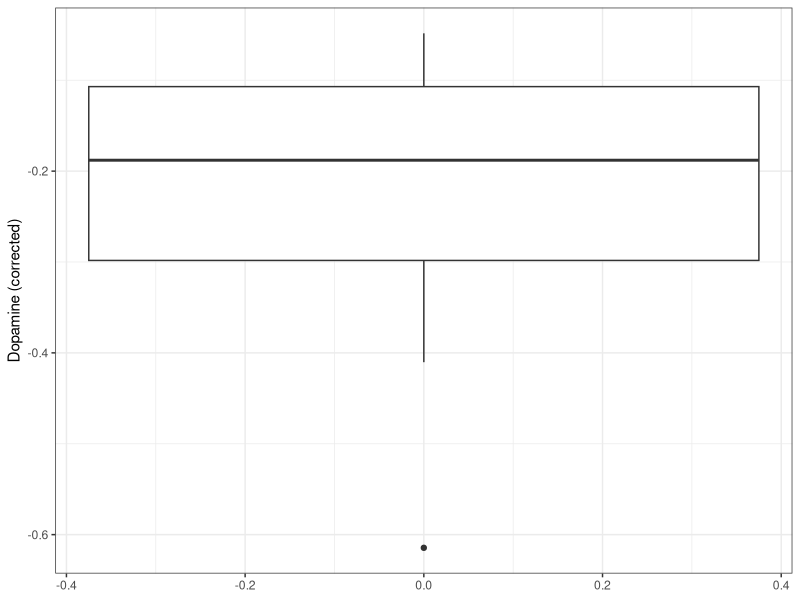
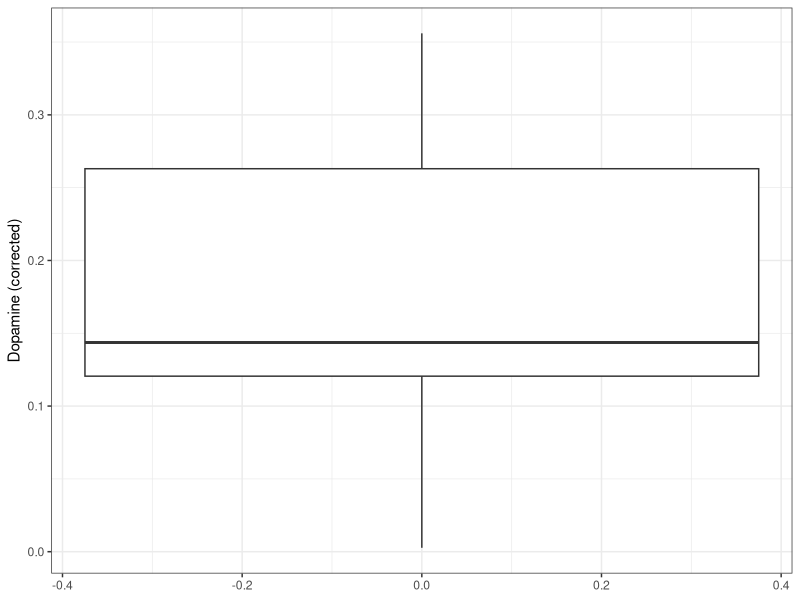
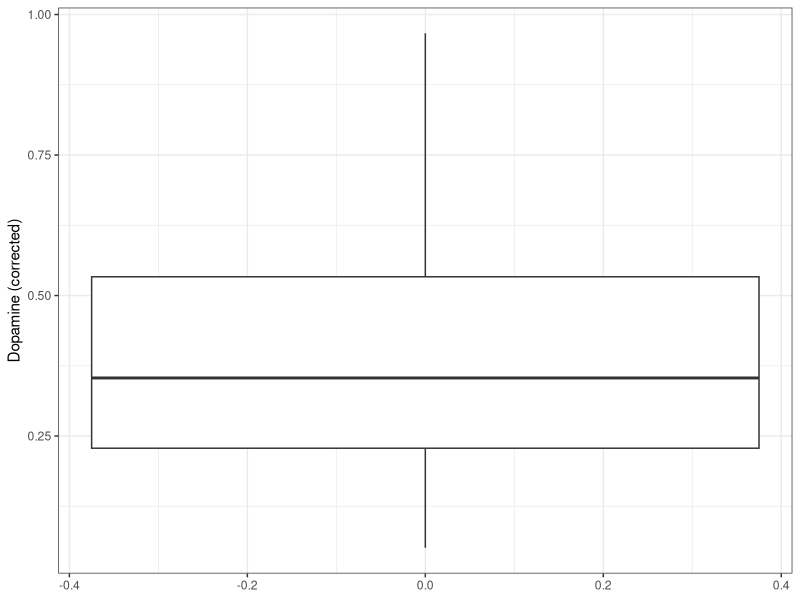
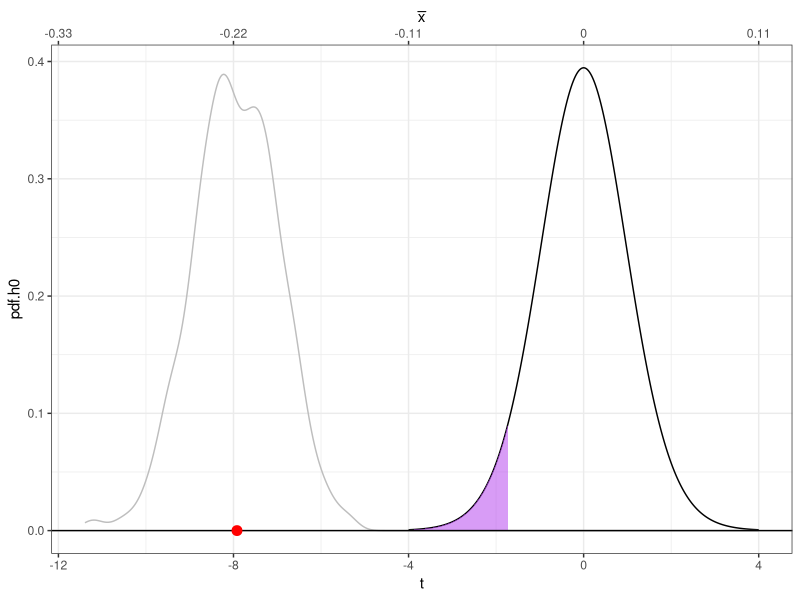
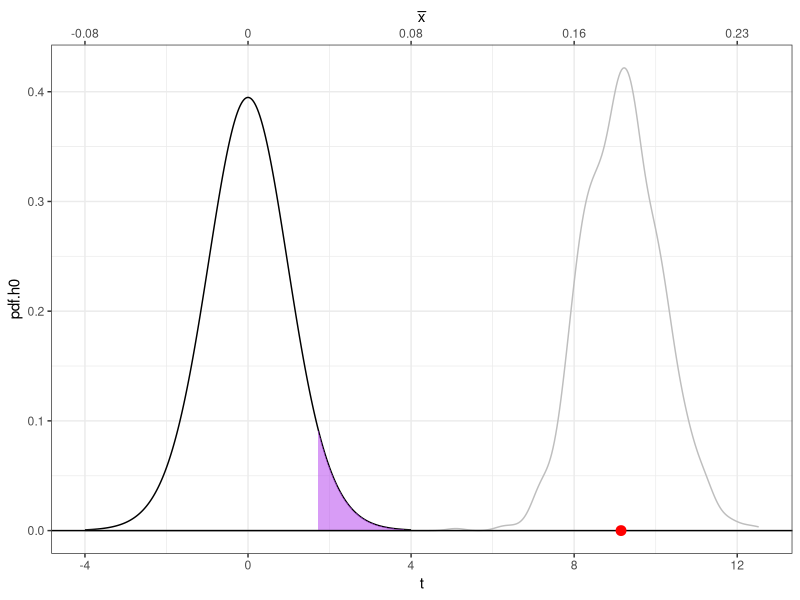
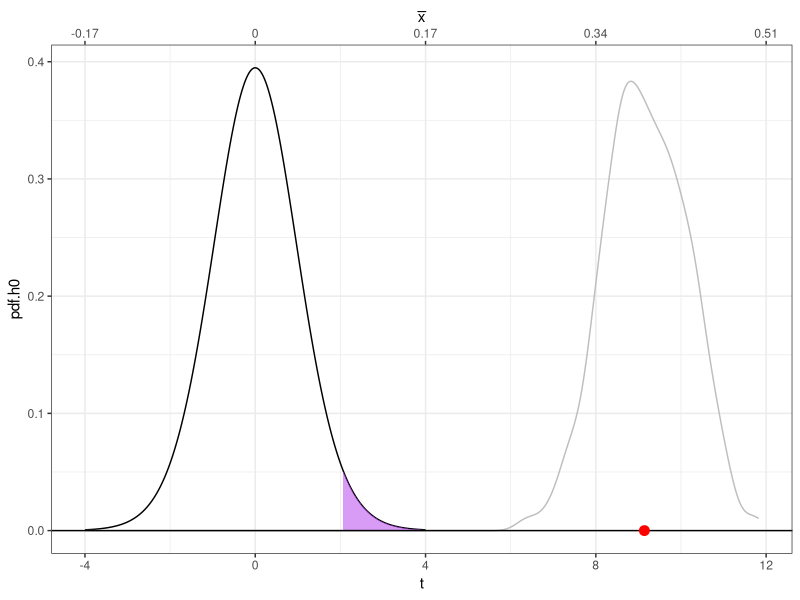

Generate these figures, in order, with R:
## ---- chunk 1
#| echo: false

default_chunk_hook  <- knitr::knit_hooks$get("chunk")

latex_font_size <- c("Huge", "huge", "LARGE", "Large", 
                     "large", "normalsize", "small", 
                     "footnotesize", "scriptsize", "tiny")

knitr::knit_hooks$set(chunk = function(x, options) {
  x <- default_chunk_hook(x, options)
  if(options$size %in% latex_font_size) {
    paste0("\n \\", options$size, "\n\n", 
      x, 
      "\n\n \\normalsize"
    )
  } else {
    x
  }
})
## ---- chunk 2
#| label: load-packages
#| include: false
library(tidyverse)
library(patchwork)
## ---- chunk 3
# install.packages("pwr")
library(pwr)

pwr.t.test(d = .65, sig.level = 0.05, power = 0.8, 
              type = "one.sample", alternative = "two.sided")
## ---- chunk 4
data.birds = read_csv("BirdFartherCloserData.csv")
## ---- chunk 5
(farthermean = mean(data.birds$Farther))
(farthersd = sd(data.birds$Farther))
(closermean = mean(data.birds$Closer))
(closersd = sd(data.birds$Closer))
(diffmean = mean(data.birds$Difference))
(diffsd = sd(data.birds$Difference))
## ---- chunk 6
#| label: fig-box-farther
#| fig-cap: "Corrected dopamine from the worst syllable quality"
#| fig-width: 5
#| fig-height: 3
#| scale: "80%"
#| fig-align: "center"
#| size: scriptsize
ggplot(data = data.birds, aes(x=Farther)) +
  geom_boxplot() +
  coord_flip() +
  theme_bw() + 
  labs(x = "Dopamine (corrected)",
        y = NULL)
## ---- chunk 7
#| label: fig-box-closer
#| fig-cap: "Corrected dopamine from the best syllable quality"
#| fig-width: 5
#| fig-height: 3
#| scale: "80%"
#| fig-align: "center"
#| size: scriptsize
ggplot(data = data.birds, aes(x=Closer)) +
  geom_boxplot() +
  coord_flip() +
  theme_bw() + 
  labs(x = "Dopamine (corrected)",
        y = NULL)
## ---- chunk 8
#| label: fig-box-diff
#| fig-cap: "Difference in corrected dopamine between both syllable qualities"
#| fig-width: 5
#| fig-height: 3
#| scale: "80%"
#| fig-align: "center"
#| size: scriptsize
ggplot(data = data.birds, aes(x=Difference)) +
  geom_boxplot() +
  coord_flip() +
  theme_bw() + 
  labs(x = "Dopamine (corrected)",
        y = NULL)
## ---- chunk 9
mu0 = 0 
t.test(data.birds$Farther, alternative = "less", mu = mu0)
t.test(data.birds$Farther)
t_farther = -7.92
## ---- chunk 10
t.test(data.birds$Closer, alternative = "greater", mu = mu0)
t.test(data.birds$Closer)
t_closer = 9.15
## ---- chunk 11
t.test(data.birds$Difference, alternative = "two.sided", mu = mu0)
t_difference = 9.14
## ---- chunk 12
n=24
ggdat = tibble(t = seq(-4, 4, length.out=1000)) |>
  mutate(pdf.h0 = dt(t, df =n-1))

s <- sd(data.birds$Farther)
t.breaks <- seq(-24, 24, 4)
xbar.breaks <- round(t.breaks * (s/sqrt(n)) + mu0, 2)
ts <- rep(NA, 1000)
n <- nrow(data.birds)
for(i in 1:1000){
  curr.sample <- sample(data.birds$Farther, size=n, replace=T)
  ts[i] <- (mean(curr.sample) - mu0)/(s/sqrt(n))
}
tval_05 = qt(.05, 24)
## ---- chunk 13
#| label: fig-density-further
#| fig-cap: "Null T distribution and the observed T statistic (solid red)"
#| fig-width: 5
#| fig-height: 3
#| scale: "80%"
#| fig-align: "center"
#| size: scriptsize
ggplot(ggdat) +
 geom_line(aes(x=t, y=pdf.h0))+ # plot distribution of T under H0
 stat_density(data=tibble(t=ts), aes(x=t), color="grey", geom="line")+
 geom_ribbon(data = ggdat |> filter(t < tval_05),
  aes(x = t, ymin=0, ymax=pdf.h0),
  fill="darkorchid2", alpha=0.50)+
 geom_hline(yintercept=0) +
 # Plot observation
 geom_point(data=tibble(x=t_farther, y=0),
 aes(x=x, y=y), color="red", size=3) +
 theme_bw()+
 # Specify axis ticks
 scale_x_continuous("t", breaks=t.breaks,
 sec.axis = sec_axis(~., bquote(bar(x)),
 breaks=t.breaks,
 labels=xbar.breaks))
## ---- chunk 14
ggdat = tibble(t = seq(-4, 4, length.out=1000)) |>
  mutate(pdf.h0 = dt(t, df =n-1))

s <- sd(data.birds$Closer)
xbar.breaks <- round(t.breaks * (s/sqrt(n)) + mu0, 2)
ts <- rep(NA, 1000)
for(i in 1:1000){
  curr.sample <- sample(data.birds$Closer, size=n, replace=T)
  ts[i] <- (mean(curr.sample) - mu0)/(s/sqrt(n))
}
tval_05 = -qt(.05, 24)
## ---- chunk 15
#| label: fig-density-closer
#| fig-cap: "Null T distribution and the observed T statistic (solid red)"
#| fig-width: 5
#| fig-height: 3
#| scale: "80%"
#| fig-align: "center"
#| size: scriptsize
ggplot(ggdat) +
 geom_line(aes(x=t, y=pdf.h0))+ # plot distribution of T under H0
 stat_density(data=tibble(t=ts), aes(x=t), color="grey", geom="line")+
 geom_ribbon(data = ggdat |> filter(t > tval_05),
  aes(x = t, ymin=0, ymax=pdf.h0),
  fill="darkorchid2", alpha=0.50)+
 geom_hline(yintercept=0) +
 # Plot observation
 geom_point(data=tibble(x=t_closer, y=0),
 aes(x=x, y=y), color="red", size=3) +
 theme_bw()+
 # Specify axis ticks
 scale_x_continuous("t", breaks=t.breaks,
 sec.axis = sec_axis(~., bquote(bar(x)),
 breaks=t.breaks,
 labels=xbar.breaks))


## ---- chunk 16
ggdat = tibble(t = seq(-4, 4, length.out=1000)) |>
  mutate(pdf.h0 = dt(t, df =n-1))

s <- sd(data.birds$Difference)
xbar.breaks <- round(t.breaks * (s/sqrt(n)) + mu0, 2)
ts <- rep(NA, 1000)
for(i in 1:1000){
  curr.sample <- sample(data.birds$Difference, size=n, replace=T)
  ts[i] <- (mean(curr.sample) - mu0)/(s/sqrt(n))
}

tval_025 = -qt(.025, 24)
## ---- chunk 17
#| label: fig-density-difference
#| fig-cap: "Null T distribution and the observed T statistic (solid red)"
#| fig-width: 5
#| fig-height: 3
#| scale: "80%"
#| fig-align: "center"
#| size: scriptsize
ggplot(ggdat) +
 geom_line(aes(x=t, y=pdf.h0))+ # plot distribution of T under H0
 stat_density(data=tibble(t=ts), aes(x=t), color="grey", geom="line")+
 geom_ribbon(data = ggdat |> filter(t > tval_025),
  aes(x = t, ymin=0, ymax=pdf.h0),
  fill="darkorchid2", alpha=0.50)+
 geom_hline(yintercept=0) +
 # Plot observation
 geom_point(data=tibble(x=t_difference, y=0),
 aes(x=x, y=y), color="red", size=3) +
 theme_bw()+
 # Specify axis ticks
 scale_x_continuous("t", breaks=t.breaks,
 sec.axis = sec_axis(~., bquote(bar(x)),
 breaks=t.breaks,
 labels=xbar.breaks))
